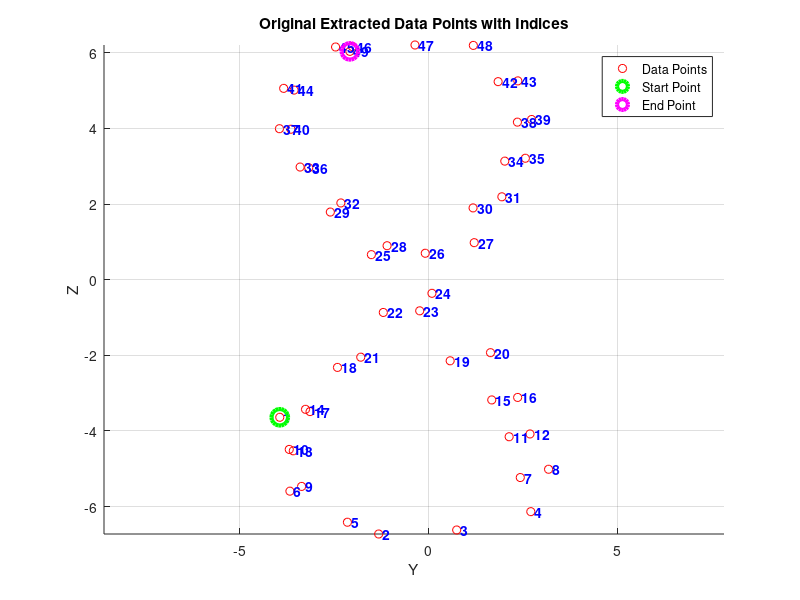
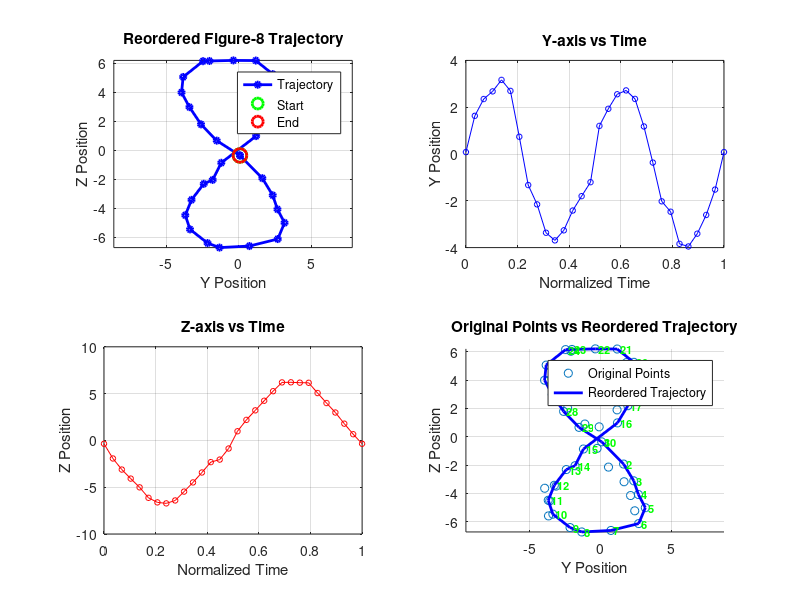
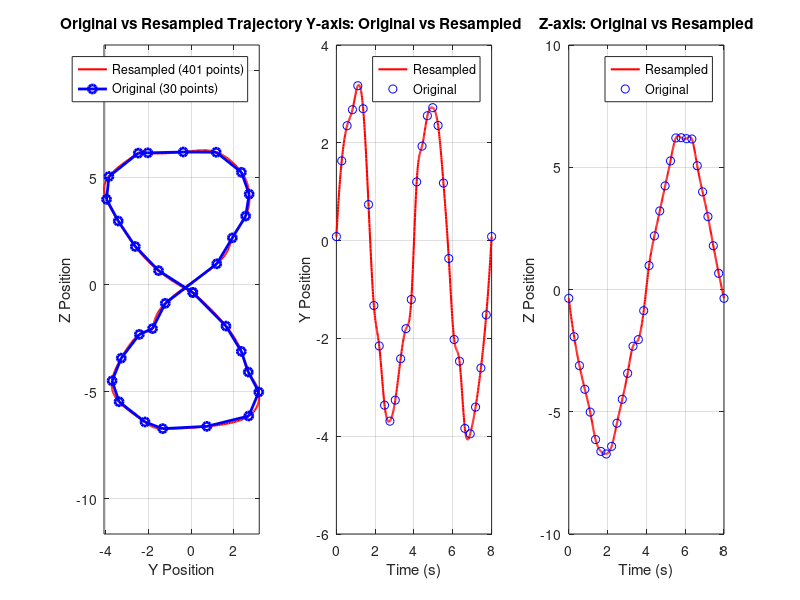

MATLAB code for these plots, in order: (Note: this script raises an error after producing the figures.)
clc
clear all
load figure8_extracted_data.mat

% 原始散点图，标出每个点的indices
figure(1);
scatter(extracted_tip_y, extracted_tip_z, 'r');
title('Original Extracted Data Points with Indices');
xlabel('Y'); ylabel('Z');
grid on;

% 在每个点旁边标出索引
for i = 1:length(extracted_tip_y)
    text(extracted_tip_y(i), extracted_tip_z(i), sprintf(' %d', i), ...
         'FontSize', 10, 'Color', 'blue', 'FontWeight', 'bold');
end

% 调整图形显示
axis equal;
hold on;

% 可选：高亮显示起点和终点
plot(extracted_tip_y(1), extracted_tip_z(1), 'go', 'MarkerSize', 12, 'LineWidth', 3);
plot(extracted_tip_y(end), extracted_tip_z(end), 'mo', 'MarkerSize', 12, 'LineWidth', 3);

% 添加图例
legend('Data Points', 'Start Point', 'End Point', 'Location', 'best');

% 手动标注留下的indices，成为时间序列的figure 8轨迹
figure8Indices = [24,20,16,12,8,4,3,2,5,9,10,14,18,21,22,27,31,35,39,43,48,47,46,45,41,37,33,29,25,24];

% 按照figure8Indices的顺序重新排列数据点
ordered_x = extracted_tip_x(figure8Indices);
ordered_y = extracted_tip_y(figure8Indices);
ordered_z = extracted_tip_z(figure8Indices);
ordered_q0 = extracted_tip_q0(figure8Indices);
ordered_q1 = extracted_tip_q1(figure8Indices);
ordered_q2 = extracted_tip_q2(figure8Indices);
ordered_q3 = extracted_tip_q3(figure8Indices);

% 创建时间向量
n_points = length(figure8Indices);
t_ordered = linspace(0, 1, n_points); % 标准化时间 0-1

% 显示重新排序后的轨迹
figure(2);
subplot(2,2,1);
plot(ordered_y, ordered_z, 'b-o', 'LineWidth', 2, 'MarkerSize', 4);
xlabel('Y Position'); ylabel('Z Position');
title('Reordered Figure-8 Trajectory');
grid on;
axis equal;
hold on;
% 标记起点和终点
plot(ordered_y(1), ordered_z(1), 'go', 'MarkerSize', 10, 'LineWidth', 2);
plot(ordered_y(end), ordered_z(end), 'ro', 'MarkerSize', 10, 'LineWidth', 2);
legend('Trajectory', 'Start', 'End', 'Location', 'best');

subplot(2,2,2);
plot(t_ordered, ordered_y, 'b-o', 'MarkerSize', 4);
xlabel('Normalized Time'); ylabel('Y Position');
title('Y-axis vs Time');
grid on;

subplot(2,2,3);
plot(t_ordered, ordered_z, 'r-o', 'MarkerSize', 4);
xlabel('Normalized Time'); ylabel('Z Position');
title('Z-axis vs Time');
grid on;

subplot(2,2,4);
% 显示原始点和重新排序后的轨迹对比
scatter(extracted_tip_y, extracted_tip_z, 'ro');
hold on;
plot(ordered_y, ordered_z, 'b-', 'LineWidth', 2);
% 用数字标出重新排序后的顺序
for i = 1:length(figure8Indices)
    text(ordered_y(i), ordered_z(i), sprintf(' %d', i), ...
         'FontSize', 8, 'Color', 'green', 'FontWeight', 'bold');
end
xlabel('Y Position'); ylabel('Z Position');
title('Original Points vs Reordered Trajectory');
legend('Original Points', 'Reordered Trajectory', 'Location', 'best');
grid on;
axis equal;

ref = [ordered_x;ordered_y;ordered_z;ordered_q0;ordered_q1;ordered_q2;ordered_q3];

%% 重新采样参数 8s
total_time_8 = 8;           % 总时间8秒
sampling_interval = 0.01; % 采样间隔0.01秒
new_time_8 = 0:sampling_interval:total_time_8; % 新的时间向量

% 原始时间向量（对应ordered数据）
original_time = linspace(0, total_time_8, n_points);

% 使用样条插值进行重新采样
resampled_x_8 = interp1(original_time, ordered_x, new_time_8, 'spline', 'extrap');
resampled_y_8 = interp1(original_time, ordered_y, new_time_8, 'spline', 'extrap');
resampled_z_8 = interp1(original_time, ordered_z, new_time_8, 'spline', 'extrap');
resampled_q0_8 = interp1(original_time, ordered_q0, new_time_8, 'spline', 'extrap');
resampled_q1_8 = interp1(original_time, ordered_q1, new_time_8, 'spline', 'extrap');
resampled_q2_8 = interp1(original_time, ordered_q2, new_time_8, 'spline', 'extrap');
resampled_q3_8 = interp1(original_time, ordered_q3, new_time_8, 'spline', 'extrap');

% 重新组织ref数据
ref_resampled_8 = [resampled_x_8; resampled_y_8; resampled_z_8; resampled_q0_8; resampled_q1_8; resampled_q2_8; resampled_q3_8];

% 显示重新采样后的结果
figure(3);
subplot(1,3,1);
plot(resampled_y_8, resampled_z_8, 'r-', 'LineWidth', 1.5);
hold on;
plot(ordered_y, ordered_z, 'bo-', 'MarkerSize', 6, 'LineWidth', 2);
xlabel('Y Position'); ylabel('Z Position');
title('Original vs Resampled Trajectory');
legend('Resampled (401 points)', 'Original (30 points)', 'Location', 'best');
grid on;
axis equal;

subplot(1,3,2);
plot(new_time_8, resampled_y_8, 'r-', 'LineWidth', 1.5);
hold on;
plot(original_time, ordered_y, 'bo', 'MarkerSize', 6);
xlabel('Time (s)'); ylabel('Y Position');
title('Y-axis: Original vs Resampled');
legend('Resampled', 'Original', 'Location', 'best');
grid on;

subplot(1,3,3);
plot(new_time_8, resampled_z_8, 'r-', 'LineWidth', 1.5);
hold on;
plot(original_time, ordered_z, 'bo', 'MarkerSize', 6);
xlabel('Time (s)'); ylabel('Z Position');
title('Z-axis: Original vs Resampled');
legend('Resampled', 'Original', 'Location', 'best');
grid on;


% 保存重新采样后的数据
save('figure8_resampled_trajectory_8.mat', 'ref_resampled_8', 'new_time_8', 'resampled_y_8', 'resampled_z_8', 'total_time_8', 'sampling_interval');

%% mapping the delay-embedded ref to the low-dimensional space
% 为了对上面轨迹的第一个点做delay-embedding，考虑到这是周期性的轨迹，将这个轨迹的尾部33个time instance数据补充到前面
% mapping to the low-dimensional coordinates via chart map
for i = 1:size(ref_resampled_8,2)
    lowDim_8(:,i) = chart(ref_resampled_8(:,i)');
end

for i = 1:size(ref_resampled_8,2)
    refReconst_8(:,i) = param(lowDim_8(:,i)');
end
% Plot trajectories for the reconstrunction accuracy comparision at the
% control observable coordinates
outdofs = [1 2 3 4 5 6 7];
figRow = length(outdofs);  % Changed to length instead of size
customFigure('subPlot',[figRow 1]); 
% Create all subplots dynamically
xyz = 'xyz'; % Create string for axis labels
for i = 1:figRow
    subplot(figRow,1,i);
    xlabel('t','Interpreter','latex');
    if i <= 3
        ylabel(sprintf('%s-axis [mm]', xyz(i)),'Interpreter','latex');
    else
        ylabel(sprintf('q%d',i-3),'Interpreter','latex');
    end
end
% Plot data for each trajectory

for i = 1:figRow
    subplot(figRow,1,i);
    plot(new_time_8,ref_resampled_8(i,:),'Linewidth',1)
    hold on
    plot(new_time_8,refReconst_8(i,:),'k:','Linewidth',2)
end

% 保存最终的ref数据
save('figure8_lowDim_trajectory_8.mat', 'lowDim_8');

%% 重新采样参数 4s
total_time_4 = 4;           % 总时间4秒
sampling_interval = 0.01; % 采样间隔0.01秒
new_time_4 = 0:sampling_interval:total_time_4; % 新的时间向量


% 原始时间向量（对应ordered数据）
original_time = linspace(0, total_time_4, n_points);

% 使用样条插值进行重新采样
resampled_x_4 = interp1(original_time, ordered_x, new_time_4, 'spline', 'extrap');
resampled_y_4 = interp1(original_time, ordered_y, new_time_4, 'spline', 'extrap');
resampled_z_4 = interp1(original_time, ordered_z, new_time_4, 'spline', 'extrap');
resampled_q0_4 = interp1(original_time, ordered_q0, new_time_4, 'spline', 'extrap');
resampled_q1_4 = interp1(original_time, ordered_q1, new_time_4, 'spline', 'extrap');
resampled_q2_4 = interp1(original_time, ordered_q2, new_time_4, 'spline', 'extrap');
resampled_q3_4 = interp1(original_time, ordered_q3, new_time_4, 'spline', 'extrap');

% 重新组织ref数据
ref_resampled_4 = [resampled_x_4; resampled_y_4; resampled_z_4; resampled_q0_4; resampled_q1_4; resampled_q2_4; resampled_q3_4];

% 显示重新采样后的结果
figure(3);
subplot(1,3,1);
plot(resampled_y_4, resampled_z_4, 'r-', 'LineWidth', 1.5);
hold on;
plot(ordered_y, ordered_z, 'bo-', 'MarkerSize', 6, 'LineWidth', 2);
xlabel('Y Position'); ylabel('Z Position');
title('Original vs Resampled Trajectory');
legend('Resampled (401 points)', 'Original (30 points)', 'Location', 'best');
grid on;
axis equal;

subplot(1,3,2);
plot(new_time_4, resampled_y_4, 'r-', 'LineWidth', 1.5);
hold on;
plot(original_time, ordered_y, 'bo', 'MarkerSize', 6);
xlabel('Time (s)'); ylabel('Y Position');
title('Y-axis: Original vs Resampled');
legend('Resampled', 'Original', 'Location', 'best');
grid on;

subplot(1,3,3);
plot(new_time_4, resampled_z_4, 'r-', 'LineWidth', 1.5);
hold on;
plot(original_time, ordered_z, 'bo', 'MarkerSize', 6);
xlabel('Time (s)'); ylabel('Z Position');
title('Z-axis: Original vs Resampled');
legend('Resampled', 'Original', 'Location', 'best');
grid on;


% 保存重新采样后的数据
save('figure8_resampled_trajectory_4.mat', 'ref_resampled_4', 'new_time_4', 'resampled_y_4', 'resampled_z_4', 'total_time_4', 'sampling_interval');

%% mapping the delay-embedded ref to the low-dimensional space
% 为了对上面轨迹的第一个点做delay-embedding，考虑到这是周期性的轨迹，将这个轨迹的尾部33个time instance数据补充到前面
% mapping to the low-dimensional coordinates via chart map
for i = 1:size(ref_resampled_4,2)
    lowDim_4(:,i) = chart(ref_resampled_4(:,i)');
end

for i = 1:size(ref_resampled_4,2)
    refReconst_4(:,i) = param(lowDim_4(:,i)');
end
% Plot trajectories for the reconstrunction accuracy comparision at the
% control observable coordinates
outdofs = [1 2 3 4 5 6 7];
figRow = length(outdofs);  % Changed to length instead of size
customFigure('subPlot',[figRow 1]); 
% Create all subplots dynamically
xyz = 'xyz'; % Create string for axis labels
for i = 1:figRow
    subplot(figRow,1,i);
    xlabel('t','Interpreter','latex');
    if i <= 3
        ylabel(sprintf('%s-axis [mm]', xyz(i)),'Interpreter','latex');
    else
        ylabel(sprintf('q%d',i-3),'Interpreter','latex');
    end
end
% Plot data for each trajectory

for i = 1:figRow
    subplot(figRow,1,i);
    plot(new_time_4,ref_resampled_4(i,:),'Linewidth',1)
    hold on
    plot(new_time_4,refReconst_4(i,:),'k:','Linewidth',2)
end

% 保存最终的ref数据
save('figure8_lowDim_trajectory_4.mat', 'lowDim_4');

%% 重新采样参数
total_time_2 = 2;           % 总时间2秒
sampling_interval = 0.01; % 采样间隔0.01秒
new_time_2 = 0:sampling_interval:total_time_2; % 新的时间向量

% 原始时间向量（对应ordered数据）
original_time = linspace(0, total_time_2, n_points);

% 使用样条插值进行重新采样
resampled_x_2 = interp1(original_time, ordered_x, new_time_2, 'spline', 'extrap');
resampled_y_2 = interp1(original_time, ordered_y, new_time_2, 'spline', 'extrap');
resampled_z_2 = interp1(original_time, ordered_z, new_time_2, 'spline', 'extrap');
resampled_q0_2 = interp1(original_time, ordered_q0, new_time_2, 'spline', 'extrap');
resampled_q1_2 = interp1(original_time, ordered_q1, new_time_2, 'spline', 'extrap');
resampled_q2_2 = interp1(original_time, ordered_q2, new_time_2, 'spline', 'extrap');
resampled_q3_2 = interp1(original_time, ordered_q3, new_time_2, 'spline', 'extrap');

% 重新组织ref数据
ref_resampled_2 = [resampled_x_2; resampled_y_2; resampled_z_2; resampled_q0_2; resampled_q1_2; resampled_q2_2; resampled_q3_2];

% 显示重新采样后的结果
figure(3);
subplot(1,3,1);
plot(resampled_y_2, resampled_z_2, 'r-', 'LineWidth', 1.5);
hold on;
plot(ordered_y, ordered_z, 'bo-', 'MarkerSize', 6, 'LineWidth', 2);
xlabel('Y Position'); ylabel('Z Position');
title('Original vs Resampled Trajectory');
legend('Resampled (401 points)', 'Original (30 points)', 'Location', 'best');
grid on;
axis equal;

subplot(1,3,2);
plot(new_time_2, resampled_y_2, 'r-', 'LineWidth', 1.5);
hold on;
plot(original_time, ordered_y, 'bo', 'MarkerSize', 6);
xlabel('Time (s)'); ylabel('Y Position');
title('Y-axis: Original vs Resampled');
legend('Resampled', 'Original', 'Location', 'best');
grid on;

subplot(1,3,3);
plot(new_time_2, resampled_z_2, 'r-', 'LineWidth', 1.5);
hold on;
plot(original_time, ordered_z, 'bo', 'MarkerSize', 6);
xlabel('Time (s)'); ylabel('Z Position');
title('Z-axis: Original vs Resampled');
legend('Resampled', 'Original', 'Location', 'best');
grid on;


% 保存重新采样后的数据
save('figure8_resampled_trajectory_2.mat', 'ref_resampled_2', 'new_time_2', 'resampled_y_2', 'resampled_z_2', 'total_time_2', 'sampling_interval');

%% mapping the delay-embedded ref to the low-dimensional space
% 为了对上面轨迹的第一个点做delay-embedding，考虑到这是周期性的轨迹，将这个轨迹的尾部33个time instance数据补充到前面
% mapping to the low-dimensional coordinates via chart map
for i = 1:size(ref_resampled_2,2)
    lowDim_2(:,i) = chart(ref_resampled_2(:,i)');
end

for i = 1:size(ref_resampled_2,2)
    refReconst_2(:,i) = param(lowDim_2(:,i)');
end
% Plot trajectories for the reconstrunction accuracy comparision at the
% control observable coordinates
outdofs = [1 2 3 4 5 6 7];
figRow = length(outdofs);  % Changed to length instead of size
customFigure('subPlot',[figRow 1]); 
% Create all subplots dynamically
xyz = 'xyz'; % Create string for axis labels
for i = 1:figRow
    subplot(figRow,1,i);
    xlabel('t','Interpreter','latex');
    if i <= 3
        ylabel(sprintf('%s-axis [mm]', xyz(i)),'Interpreter','latex');
    else
        ylabel(sprintf('q%d',i-3),'Interpreter','latex');
    end
end
% Plot data for each trajectory

for i = 1:figRow
    subplot(figRow,1,i);
    plot(new_time_2,ref_resampled_2(i,:),'Linewidth',1)
    hold on
    plot(new_time_2,refReconst_2(i,:),'k:','Linewidth',2)
end

% 保存最终的ref数据
save('figure8_lowDim_trajectory_2.mat', 'lowDim_2');

%% Concatenate the references with different frequencies
ref_resampled_combined = [ref_resampled_8, ref_resampled_4, ref_resampled_2, ref_resampled_2];
lowDim_combined = [lowDim_8, lowDim_4, lowDim_2, lowDim_2];
save('figure8_lowDim_trajectory_combined.mat', 'lowDim_combined');
save('figure8_resampled_trajectory_combined.mat', 'ref_resampled_combined', 'new_time_8', 'new_time_4', 'new_time_2', 'sampling_interval');